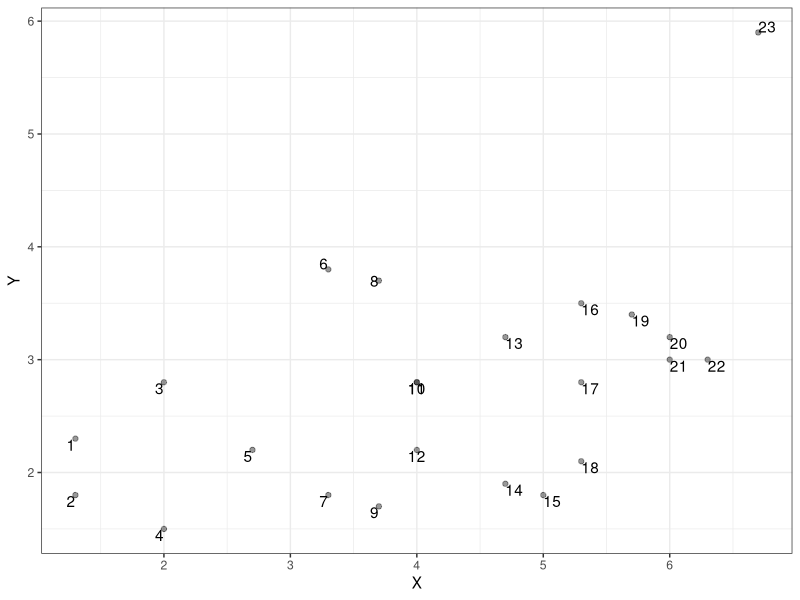
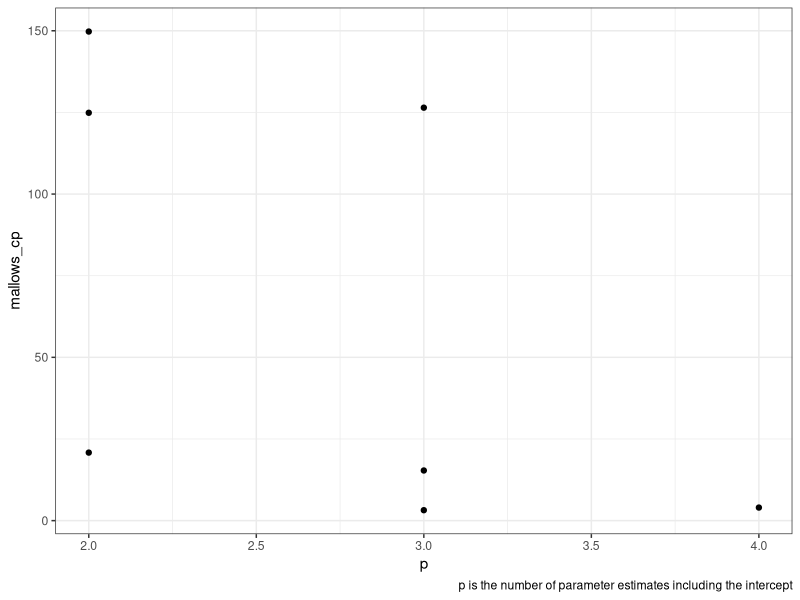

These figures' R source, in order:
## ---- chunk 1
knitr::opts_chunk$set(
  echo=TRUE, message=FALSE, warning=FALSE, fig.align="center", dev="svglite"
)

old.hooks <- fansi::set_knit_hooks(knitr::knit_hooks)
options(crayon.enabled=TRUE)
## ---- chunk 2
library(tibble)
library(dplyr)
library(ggplot2)
library(tidyr)
library(broom)
library(leaps)
theme_set(theme_bw())
## ---- chunk 3
table2.1 <- read.table("./data/table2.1_DS.txt", header=TRUE) %>%
  as_tibble()

lm(Y ~ X, data=table2.1) %>%
  coef()
## ---- chunk 4
w1 <- c(rep(1, 15), 1/16, rep(1, 7))
w1

# Check that it has the same length as the data (n=23)
length(w1)

# Check that the value at position 16 is correct
w1[16]
## ---- chunk 5
wm1 <- lm(Y ~ X, data=table2.1, weights=w1)
summary(wm1)
## ---- chunk 6
w2 <- c(rep(1, 15), 1/25, rep(1, 7))
w2

# Check that it has the same length as the data (n=23)
length(w2)

# Check that the value at position 16 is correct
w2[16]
## ---- chunk 7
wm2 <- lm(Y ~ X, data=table2.1, weights=w2)
summary(wm2)
## ---- chunk 8
table2.1 <- table2.1 %>%
  mutate(obs = 1:n(), .before = everything())

table2.1
## ---- chunk 9
ggplot(table2.1, aes(x=X, y=Y, label=obs))+
  geom_point(alpha=0.4)+
  geom_text(hjust="outward", vjust="outward")
## ---- chunk 10
broom:::tidy.regsubsets
## ---- chunk 11
tidy.regsubsets2 <- function(x, ...) {
  s <- summary(x)
  inclusions <- as_tibble(s$which)
  metrics <- with(s, tibble(r.squared = rsq, adj.r.squared = adjr2, 
                            BIC = bic, mallows_cp = cp, SSE_p = rss))
  bind_cols(inclusions, metrics)
}
## ---- chunk 12
n <- nrow(rock)

all_models <- regsubsets(area ~ ., data=rock, method="exhaustive", nbest=3) %>%
  tidy.regsubsets2() %>%
  rowwise() %>%
  mutate(p = sum(c_across(where(is.logical)))) %>%
  ungroup() %>%
  mutate(s.squared_p = SSE_p / (n - p)) %>%
  select(-c(r.squared, BIC, SSE_p))

all_models
## ---- chunk 13
ggplot(all_models, aes(x=p, y=mallows_cp))+
  geom_point()+
  labs(caption="p is the number of parameter estimates including the intercept")
## ---- chunk 14
adeliebiscoe <- palmerpenguins::penguins %>%
  drop_na() %>%
  filter(species == "Adelie", island == "Biscoe") %>%
  rename(
    bill_length = bill_length_mm,
    bill_depth = bill_depth_mm,
    flipper_length = flipper_length_mm,
    body_mass = body_mass_g,
  ) %>%
  select(body_mass, bill_length, bill_depth, flipper_length)
## ---- chunk 15
cor(adeliebiscoe)
